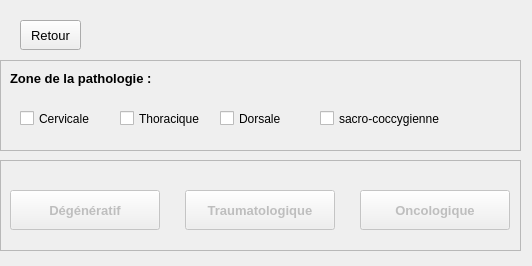
<?xml version="1.0" encoding="UTF-8"?>
<ui version="4.0">
 <class>Frame</class>
 <widget class="QFrame" name="Frame">
  <property name="geometry">
   <rect>
    <x>0</x>
    <y>0</y>
    <width>532</width>
    <height>266</height>
   </rect>
  </property>
  <property name="windowTitle">
   <string>Frame</string>
  </property>
  <widget class="QPushButton" name="pushButton_3">
   <property name="enabled">
    <bool>false</bool>
   </property>
   <property name="geometry">
    <rect>
     <x>360</x>
     <y>190</y>
     <width>150</width>
     <height>40</height>
    </rect>
   </property>
   <property name="font">
    <font>
     <pointsize>10</pointsize>
     <weight>75</weight>
     <bold>true</bold>
    </font>
   </property>
   <property name="text">
    <string>Oncologique</string>
   </property>
  </widget>
  <widget class="QPushButton" name="pushButton_2">
   <property name="enabled">
    <bool>false</bool>
   </property>
   <property name="geometry">
    <rect>
     <x>185</x>
     <y>190</y>
     <width>150</width>
     <height>40</height>
    </rect>
   </property>
   <property name="font">
    <font>
     <pointsize>10</pointsize>
     <weight>75</weight>
     <bold>true</bold>
    </font>
   </property>
   <property name="text">
    <string>Traumatologique</string>
   </property>
  </widget>
  <widget class="QPushButton" name="pushButton">
   <property name="enabled">
    <bool>false</bool>
   </property>
   <property name="geometry">
    <rect>
     <x>10</x>
     <y>190</y>
     <width>150</width>
     <height>40</height>
    </rect>
   </property>
   <property name="font">
    <font>
     <pointsize>10</pointsize>
     <weight>75</weight>
     <bold>true</bold>
    </font>
   </property>
   <property name="text">
    <string>Dégénératif</string>
   </property>
  </widget>
  <widget class="QPushButton" name="pushButton_retour">
   <property name="geometry">
    <rect>
     <x>20</x>
     <y>20</y>
     <width>61</width>
     <height>30</height>
    </rect>
   </property>
   <property name="font">
    <font>
     <pointsize>10</pointsize>
    </font>
   </property>
   <property name="text">
    <string>Retour</string>
   </property>
  </widget>
  <widget class="QFrame" name="frame_bas">
   <property name="geometry">
    <rect>
     <x>0</x>
     <y>160</y>
     <width>521</width>
     <height>91</height>
    </rect>
   </property>
   <property name="frameShape">
    <enum>QFrame::StyledPanel</enum>
   </property>
   <property name="frameShadow">
    <enum>QFrame::Raised</enum>
   </property>
  </widget>
  <widget class="QFrame" name="frame_haut">
   <property name="geometry">
    <rect>
     <x>0</x>
     <y>60</y>
     <width>521</width>
     <height>91</height>
    </rect>
   </property>
   <property name="frameShape">
    <enum>QFrame::StyledPanel</enum>
   </property>
   <property name="frameShadow">
    <enum>QFrame::Raised</enum>
   </property>
   <widget class="QLabel" name="label">
    <property name="geometry">
     <rect>
      <x>10</x>
      <y>10</y>
      <width>171</width>
      <height>16</height>
     </rect>
    </property>
    <property name="font">
     <font>
      <pointsize>10</pointsize>
      <weight>75</weight>
      <bold>true</bold>
     </font>
    </property>
    <property name="text">
     <string>Zone de la pathologie : </string>
    </property>
   </widget>
   <widget class="QCheckBox" name="checkBox_cervicale">
    <property name="geometry">
     <rect>
      <x>20</x>
      <y>50</y>
      <width>91</width>
      <height>17</height>
     </rect>
    </property>
    <property name="text">
     <string>Cervicale</string>
    </property>
   </widget>
   <widget class="QCheckBox" name="checkBox_thoracique">
    <property name="geometry">
     <rect>
      <x>120</x>
      <y>50</y>
      <width>91</width>
      <height>17</height>
     </rect>
    </property>
    <property name="text">
     <string>Thoracique</string>
    </property>
   </widget>
   <widget class="QCheckBox" name="checkBox_dorsale">
    <property name="geometry">
     <rect>
      <x>220</x>
      <y>50</y>
      <width>91</width>
      <height>17</height>
     </rect>
    </property>
    <property name="text">
     <string>Dorsale</string>
    </property>
   </widget>
   <widget class="QCheckBox" name="checkBox_sacro">
    <property name="geometry">
     <rect>
      <x>320</x>
      <y>50</y>
      <width>141</width>
      <height>17</height>
     </rect>
    </property>
    <property name="text">
     <string>sacro-coccygienne</string>
    </property>
   </widget>
  </widget>
  <zorder>frame_haut</zorder>
  <zorder>frame_bas</zorder>
  <zorder>pushButton_3</zorder>
  <zorder>pushButton_2</zorder>
  <zorder>pushButton</zorder>
  <zorder>pushButton_retour</zorder>
 </widget>
 <resources/>
 <connections/>
</ui>
